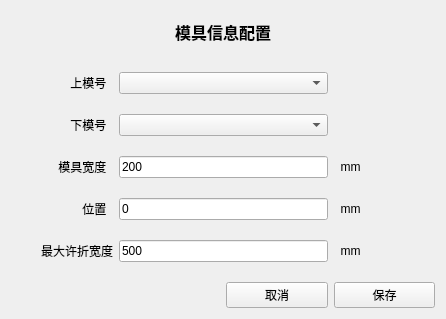
<?xml version="1.0" encoding="UTF-8"?>
<ui version="4.0">
 <class>ToolInfoInput</class>
 <widget class="QDialog" name="ToolInfoInput">
  <property name="geometry">
   <rect>
    <x>0</x>
    <y>0</y>
    <width>446</width>
    <height>319</height>
   </rect>
  </property>
  <property name="windowTitle">
   <string>Dialog</string>
  </property>
  <layout class="QGridLayout" name="gridLayout_2">
   <item row="0" column="0">
    <layout class="QGridLayout" name="gridLayout">
     <property name="horizontalSpacing">
      <number>6</number>
     </property>
     <property name="verticalSpacing">
      <number>20</number>
     </property>
     <item row="1" column="0">
      <widget class="QLabel" name="label">
       <property name="text">
        <string>上模号  </string>
       </property>
       <property name="alignment">
        <set>Qt::AlignRight|Qt::AlignTrailing|Qt::AlignVCenter</set>
       </property>
      </widget>
     </item>
     <item row="1" column="1" colspan="2">
      <widget class="QComboBox" name="comboBox"/>
     </item>
     <item row="2" column="0">
      <widget class="QLabel" name="label_2">
       <property name="text">
        <string>下模号  </string>
       </property>
       <property name="alignment">
        <set>Qt::AlignRight|Qt::AlignTrailing|Qt::AlignVCenter</set>
       </property>
      </widget>
     </item>
     <item row="2" column="1" colspan="2">
      <widget class="QComboBox" name="comboBox_2"/>
     </item>
     <item row="3" column="0">
      <widget class="QLabel" name="label_3">
       <property name="text">
        <string>模具宽度  </string>
       </property>
       <property name="alignment">
        <set>Qt::AlignRight|Qt::AlignTrailing|Qt::AlignVCenter</set>
       </property>
      </widget>
     </item>
     <item row="3" column="1" colspan="2">
      <widget class="QLineEdit" name="width">
       <property name="text">
        <string>200</string>
       </property>
       <property name="alignment">
        <set>Qt::AlignLeading|Qt::AlignLeft|Qt::AlignVCenter</set>
       </property>
      </widget>
     </item>
     <item row="3" column="3">
      <widget class="QLabel" name="label_4">
       <property name="text">
        <string>  mm</string>
       </property>
      </widget>
     </item>
     <item row="4" column="0">
      <widget class="QLabel" name="label_5">
       <property name="text">
        <string>位置  </string>
       </property>
       <property name="alignment">
        <set>Qt::AlignRight|Qt::AlignTrailing|Qt::AlignVCenter</set>
       </property>
      </widget>
     </item>
     <item row="4" column="1" colspan="2">
      <widget class="QLineEdit" name="position">
       <property name="text">
        <string>0</string>
       </property>
       <property name="alignment">
        <set>Qt::AlignLeading|Qt::AlignLeft|Qt::AlignVCenter</set>
       </property>
      </widget>
     </item>
     <item row="4" column="3">
      <widget class="QLabel" name="label_6">
       <property name="text">
        <string>  mm</string>
       </property>
      </widget>
     </item>
     <item row="5" column="0">
      <widget class="QLabel" name="label_7">
       <property name="text">
        <string>最大许折宽度</string>
       </property>
       <property name="alignment">
        <set>Qt::AlignRight|Qt::AlignTrailing|Qt::AlignVCenter</set>
       </property>
      </widget>
     </item>
     <item row="5" column="1" colspan="2">
      <widget class="QLineEdit" name="margin">
       <property name="text">
        <string>500</string>
       </property>
       <property name="alignment">
        <set>Qt::AlignLeading|Qt::AlignLeft|Qt::AlignVCenter</set>
       </property>
      </widget>
     </item>
     <item row="5" column="3">
      <widget class="QLabel" name="label_8">
       <property name="text">
        <string>  mm</string>
       </property>
      </widget>
     </item>
     <item row="6" column="2">
      <widget class="QPushButton" name="btn_cancel">
       <property name="focusPolicy">
        <enum>Qt::NoFocus</enum>
       </property>
       <property name="text">
        <string>取消</string>
       </property>
      </widget>
     </item>
     <item row="6" column="3">
      <widget class="QPushButton" name="btn_save">
       <property name="focusPolicy">
        <enum>Qt::NoFocus</enum>
       </property>
       <property name="text">
        <string>保存</string>
       </property>
      </widget>
     </item>
     <item row="0" column="0" colspan="4">
      <widget class="QLabel" name="label_9">
       <property name="font">
        <font>
         <family>AcadEref</family>
         <pointsize>12</pointsize>
         <weight>75</weight>
         <bold>true</bold>
        </font>
       </property>
       <property name="text">
        <string>模具信息配置</string>
       </property>
       <property name="alignment">
        <set>Qt::AlignCenter</set>
       </property>
      </widget>
     </item>
    </layout>
   </item>
  </layout>
 </widget>
 <resources/>
 <connections/>
</ui>
